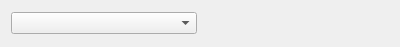
<ui version="4.0" >
 <class>SensorSelector</class>
 <widget class="QWidget" name="SensorSelector" >
  <property name="geometry" >
   <rect>
    <x>0</x>
    <y>0</y>
    <width>400</width>
    <height>47</height>
   </rect>
  </property>
  <layout class="QHBoxLayout" >
   <item>
    <widget class="KisCmbIDList" name="comboBoxSensor" />
   </item>
   <item>
    <widget class="QWidget" native="1" name="widgetConfiguration" />
   </item>
  </layout>
 </widget>
 <customwidgets>
  <customwidget>
   <class>KisCmbIDList</class>
   <extends>QComboBox</extends>
   <header>kis_cmb_idlist.h</header>
  </customwidget>
 </customwidgets>
 <resources/>
 <connections/>
</ui>
